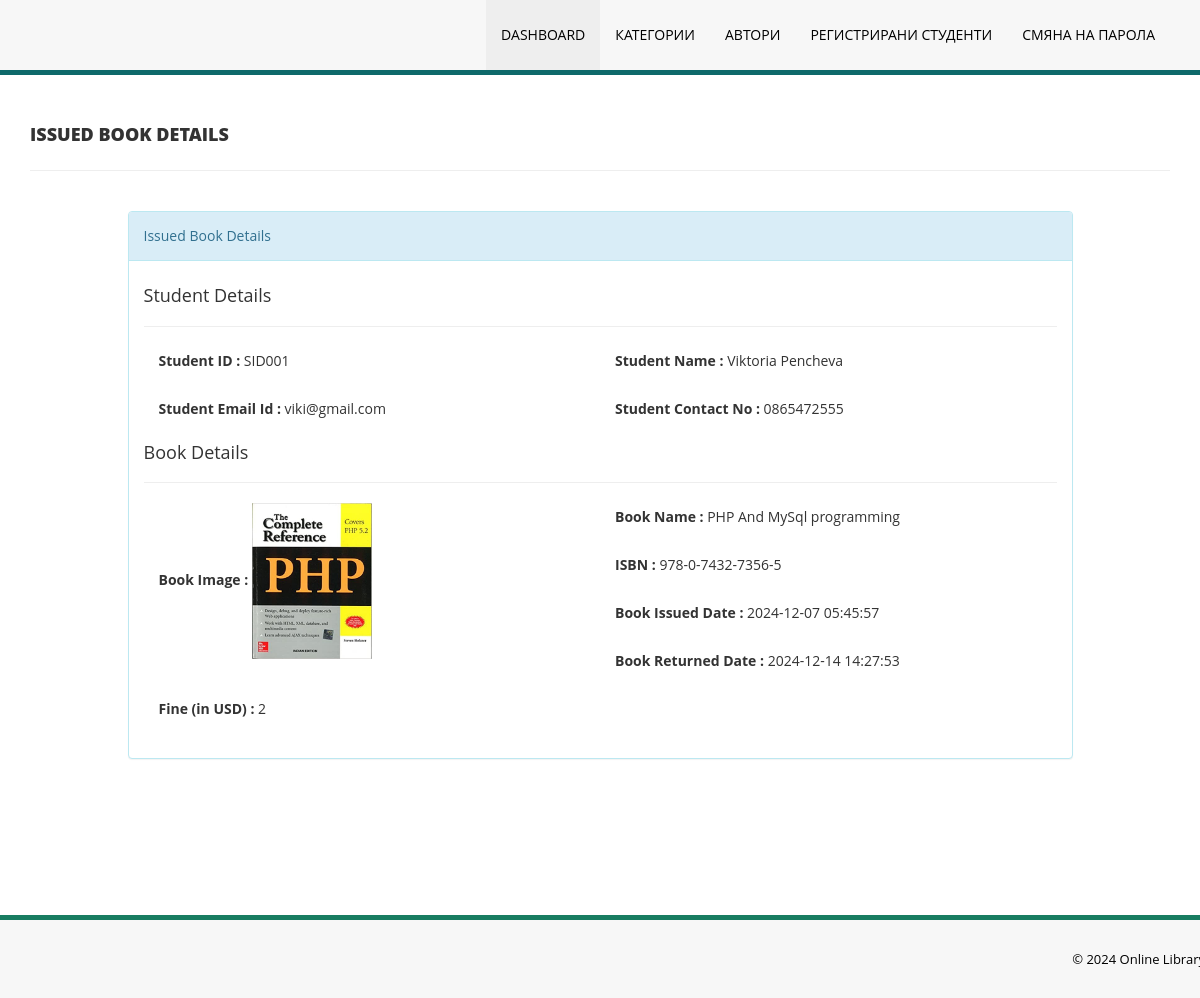
The app's page /admin/update-issue-bookdeails.php?rid=8 (signed in) with its own data.
### tables this page shows
CREATE TABLE `tblissuedbookdetails` (
  `id` int(11) NOT NULL,
  `BookId` int(11) DEFAULT NULL,
  `StudentID` varchar(150) DEFAULT NULL,
  `IssuesDate` timestamp NULL DEFAULT current_timestamp(),
  `ReturnDate` timestamp NULL DEFAULT NULL ON UPDATE current_timestamp(),
  `RetrunStatus` int(1) DEFAULT NULL,
  `fine` int(11) DEFAULT NULL
);

CREATE TABLE `tblstudents` (
  `id` int(11) NOT NULL,
  `StudentId` varchar(100) DEFAULT NULL,
  `FullName` varchar(120) DEFAULT NULL,
  `EmailId` varchar(120) DEFAULT NULL,
  `MobileNumber` char(11) DEFAULT NULL,
  `Password` varchar(120) DEFAULT NULL,
  `Status` int(1) DEFAULT NULL,
  `RegDate` timestamp NULL DEFAULT current_timestamp(),
  `UpdationDate` timestamp NULL DEFAULT NULL ON UPDATE current_timestamp()
);

CREATE TABLE `tblbooks` (
  `id` int(11) NOT NULL,
  `BookName` varchar(255) DEFAULT NULL,
  `CatId` int(11) DEFAULT NULL,
  `AuthorId` int(11) DEFAULT NULL,
  `ISBNNumber` varchar(25) DEFAULT NULL,
  `BookPrice` decimal(10,2) DEFAULT NULL,
  `bookImage` varchar(250) NOT NULL,
  `isIssued` int(1) DEFAULT NULL,
  `RegDate` timestamp NULL DEFAULT current_timestamp(),
  `UpdationDate` timestamp NULL DEFAULT NULL ON UPDATE current_timestamp()
);

### admin/update-issue-bookdeails.php (the view, shortened to what this page needs)
<?php
include('includes/config.php');
if(strlen($_SESSION['alogin'])==0)
    {
header('location:index.php');
}
else{
?>
<!DOCTYPE html>
<html xmlns="http://www.w3.org/1999/xhtml">
<head>
    <link href="assets/css/bootstrap.css" rel="stylesheet" />
    <link href="assets/css/style.css" rel="stylesheet" />
</head>
<body>
<?php include('includes/header.php');?>
    <div class="content-wrapper">
         <div class="container">
        <div class="row pad-botm">
            <div class="col-md-12">
                <h4 class="header-line">Issued Book Details</h4>
                            </div>
</div>
<div class="row">
<div class="col-md-10 col-sm-6 col-xs-12 col-md-offset-1">
<div class="panel panel-info">
<div class="panel-heading">
Issued Book Details
</div>
<div class="panel-body">
<form role="form" method="post">
<?php
$rid=intval($_GET['rid']);
$sql = "SELECT tblstudents.StudentId ,tblstudents.FullName,tblstudents.EmailId,tblstudents.MobileNumber,tblbooks.BookName,tblbooks.ISBNNumber,tblissuedbookdetails.IssuesDate,tblissuedbookdetails.ReturnDate,tblissuedbookdetails.id as rid,tblissuedbookdetails.fine,tblissuedbookdetails.RetrunStatus,tblbooks.id as bid,tblbooks.bookImage from  tblissuedbookdetails join tblstudents on tblstudents.StudentId=tblissuedbookdetails.StudentId join tblbooks on tblbooks.id=tblissuedbookdetails.BookId where tblissuedbookdetails.id=:rid";
$query = $dbh -> prepare($sql);
$query->bindParam(':rid',$rid,PDO::PARAM_STR);
$query->execute();
$results=$query->fetchAll(PDO::FETCH_OBJ);
if($query->rowCount() > 0)
{
foreach($results as $result)
{               ?>
<h4>Student Details</h4>
<hr />
<div class="col-md-6">
<div class="form-group">
<label>Student ID :</label>
<?php echo htmlentities($result->StudentId);?>
</div></div>
<div class="col-md-6">
<div class="form-group">
<label>Student Name :</label>
<?php echo htmlentities($result->FullName);?>
</div></div>
<div class="col-md-6">
<div class="form-group">
<label>Student Email Id :</label>
<?php echo htmlentities($result->EmailId);?>
</div></div>
<div class="col-md-6">
<div class="form-group">
<label>Student Contact No :</label>
<?php echo htmlentities($result->MobileNumber);?>
</div></div>
<h4>Book Details</h4>
<hr />
<div class="col-md-6">
<div class="form-group">
<label>Book Image :</label>
<img src="bookimg/<?php echo htmlentities($result->bookImage); ?>" width="120">
</div></div>
<div class="col-md-6">
<div class="form-group">
<label>Book Name :</label>
<?php echo htmlentities($result->BookName);?>
</div>
</div>
<div class="col-md-6">
<div class="form-group">
<label>ISBN :</label>
<?php echo htmlentities($result->ISBNNumber);?>
</div>
</div>
<div class="col-md-6">
<div class="form-group">
<label>Book Issued Date :</label>
<?php echo htmlentities($result->IssuesDate);?>
</div></div>
<div class="col-md-6">
<div class="form-group">
<label>Book Returned Date :</label>
<?php if($result->ReturnDate=="")
                                            {
                                                echo htmlentities("Not Return Yet");
                                            } else {
                                            echo htmlentities($result->ReturnDate);
}
                                            ?>
</div>
</div>
<div class="col-md-12">
<div class="form-group">
<label>Fine (in USD) :</label>
<?php
if($result->fine=="")
{?>
<input class="form-control" type="text" name="fine" id="fine"  required />
<?php }else {
echo htmlentities($result->fine);
}
?>
</div>
</div>
 <?php if($result->RetrunStatus==0){?>
<button type="submit" name="return" id="submit" class="btn btn-info">Return Book </button>
 </div>
<?php }}} ?>
                                    </form>
                            </div>
                        </div>
                            </div>
        </div>
    </div>
    </div>
  <?php include('includes/footer.php');?>
</body>
</html>
<?php } ?>

### admin/assets/css/style.css (style rules this page uses)
body { font-family: 'Open Sans', sans-serif; line-height:28px; }
.content-wrapper { margin-top: 40px; min-height:800px; padding-bottom:90px; }
.header-line { font-weight:900; padding-bottom:25px; border-bottom:1px solid #eeeeee; text-transform:uppercase; }
.pad-botm { padding-bottom:30px; }

### records on screen
tblissuedbookdetails: tblstudents.StudentId "SID001", tblstudents.FullName "Viktoria Pencheva", tblstudents.EmailId "viki@gmail.com", tblstudents.MobileNumber "0865472555", BookId.bookImage (picture), BookId.BookName "PHP And MySql programming", BookId.ISBNNumber "978-0-7432-7356-5", IssuesDate "2024-12-07 05:45:57", ReturnDate "2024-12-14 14:27:53", fine "2"
